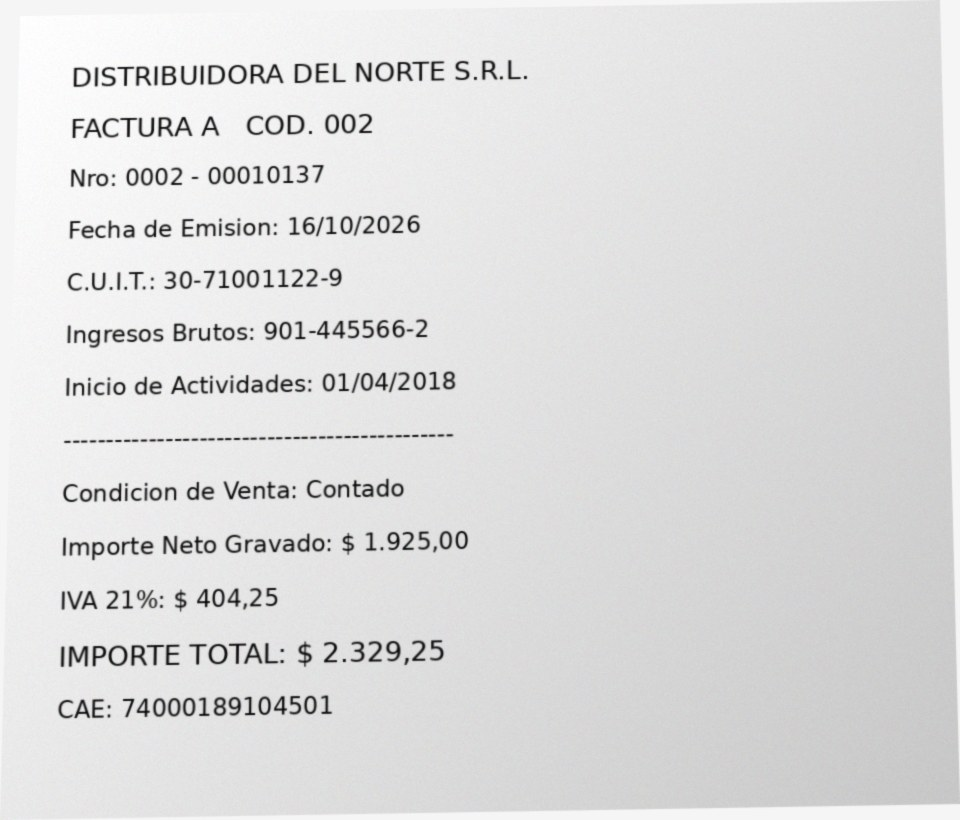
#> input picture eval/dataset/images/comprobante_001.jpg, 960 x 820 px
$ python -i preprocess.py   (imports and definitions only)
#> lines starting #> are read from the running program, lines starting #| are printed output that depends on the picture; after the words box and inside, x2 and y2 are one past the last pixel; in counts of white or black regions, pixels touching at a corner belong together
"""Preprocesado de imágenes de comprobantes para optimizar Tesseract OCR en fotos móviles."""
from __future__ import annotations

import io
from dataclasses import dataclass
from typing import Dict, Optional, Tuple

import cv2
import numpy as np
from PIL import Image, ImageOps

from app.config import MAX_IMAGE_DIMENSION, MAX_IMAGE_MB


class PreprocessError(Exception):
    """Error accionable durante la carga o preprocesado de la imagen."""


@dataclass
class PreprocessOutput:
    """Resultado del preprocesado con imagen original normalizada y variantes A, B y C."""

    original_rgb: np.ndarray
    recortada_rgb: np.ndarray
    variantes: Dict[str, np.ndarray]
    perspectiva_aplicada: bool
    angulo_deskew: float


# [63 lines left out: functions cargar_y_normalizar_imagen, _ordenar_puntos_cuadrilatero, not called in this run]


def detectar_y_recortar_documento(img_rgb: np.ndarray) -> Tuple[np.ndarray, bool]:
    """Detecta el mayor cuadrilátero tras Canny + findContours y corrige perspectiva si ocupa >= 30% del área."""
    alto, ancho = img_rgb.shape[:2]
    area_total = float(alto * ancho)
    if area_total <= 0:
        return img_rgb, False

    gris = cv2.cvtColor(img_rgb, cv2.COLOR_RGB2GRAY)
    suave = cv2.GaussianBlur(gris, (5, 5), 0)
    bordes = cv2.Canny(suave, 50, 150)
    kernel = cv2.getStructuringElement(cv2.MORPH_RECT, (5, 5))
    bordes = cv2.dilate(bordes, kernel, iterations=1)

    contornos_info = cv2.findContours(bordes, cv2.RETR_LIST, cv2.CHAIN_APPROX_SIMPLE)
    contornos = contornos_info[0] if len(contornos_info) == 2 else contornos_info[1]
    contornos = sorted(contornos, key=cv2.contourArea, reverse=True)[:10]

    mejor_cuad: Optional[np.ndarray] = None
    mejor_area = 0.0

    for c in contornos:
        area = cv2.contourArea(c)
        if area < 0.30 * area_total:
            continue
        perimetro = cv2.arcLength(c, True)
        aprox = cv2.approxPolyDP(c, 0.02 * perimetro, True)
        if len(aprox) == 4 and cv2.isContourConvex(aprox):
            if area > 0.96 * area_total:
                continue
            if area > mejor_area:
                mejor_area = area
                mejor_cuad = aprox.reshape(4, 2).astype("float32")

    if mejor_cuad is None:
        return img_rgb, False

    rect = _ordenar_puntos_cuadrilatero(mejor_cuad)
    (tl, tr, br, bl) = rect

    ancho_a = np.linalg.norm(br - bl)
    ancho_b = np.linalg.norm(tr - tl)
    max_ancho = max(int(round(max(ancho_a, ancho_b))), 100)

    alto_a = np.linalg.norm(tr - br)
    alto_b = np.linalg.norm(tl - bl)
    max_alto = max(int(round(max(alto_a, alto_b))), 100)

    dst = np.array(
        [
            [0, 0],
            [max_ancho - 1, 0],
            [max_ancho - 1, max_alto - 1],
            [0, max_alto - 1],
        ],
        dtype="float32",
    )
    matriz = cv2.getPerspectiveTransform(rect, dst)
    warped = cv2.warpPerspective(img_rgb, matriz, (max_ancho, max_alto))
    return warped, True


def aplicar_deskew(img_gris: np.ndarray) -> Tuple[np.ndarray, float]:
    """Estima ángulo de inclinación con minAreaRect sobre píxeles de texto y corrige si está entre 0.5° y 15°."""
    suave = cv2.GaussianBlur(img_gris, (3, 3), 0)
    _, bin_inv = cv2.threshold(suave, 0, 255, cv2.THRESH_BINARY_INV + cv2.THRESH_OTSU)

    kernel = cv2.getStructuringElement(cv2.MORPH_RECT, (30, 3))
    conectado = cv2.morphologyEx(bin_inv, cv2.MORPH_CLOSE, kernel)

    contornos_info = cv2.findContours(conectado, cv2.RETR_EXTERNAL, cv2.CHAIN_APPROX_SIMPLE)
    contornos = contornos_info[0] if len(contornos_info) == 2 else contornos_info[1]

    angulos_lineas = []
    for c in contornos:
        if c.shape[0] < 5:
            continue
        (_, (w, h), ang) = cv2.minAreaRect(c)
        if max(w, h) < 50 or min(w, h) < 4:
            continue
        if w < h:
            ang = ang - 90.0
        if ang < -45.0:
            ang += 90.0
        elif ang > 45.0:
            ang -= 90.0
        if max(w, h) / max(min(w, h), 1.0) >= 2.5 and abs(ang) <= 20.0:
            angulos_lineas.append(float(ang))

    if angulos_lineas:
        angulo = float(np.median(angulos_lineas))
    else:
        coords = np.column_stack(np.where(conectado > 0))
        if coords.shape[0] < 100:
            return img_gris, 0.0
        pts_xy = np.fliplr(coords).astype(np.float32)
        (_, (w, h), angulo) = cv2.minAreaRect(pts_xy)
        if w < h:
            angulo = angulo - 90.0
        if angulo < -45.0:
            angulo += 90.0
        elif angulo > 45.0:
            angulo -= 90.0

    if not (0.5 <= abs(angulo) <= 15.0):
        return img_gris, 0.0

    alto, ancho = img_gris.shape[:2]
    centro = (ancho // 2, alto // 2)
    matriz = cv2.getRotationMatrix2D(centro, angulo, 1.0)
    rotada = cv2.warpAffine(
        img_gris,
        matriz,
        (ancho, alto),
        flags=cv2.INTER_CUBIC,
        borderMode=cv2.BORDER_REPLICATE,
    )
    return rotada, float(round(angulo, 2))


def generar_variantes(img_rgb: np.ndarray) -> PreprocessOutput:
    """Ejecuta recorte de perspectiva, deskew y construye las variantes A, B y C."""
    recortada_rgb, perspectiva_aplicada = detectar_y_recortar_documento(img_rgb)
    gris_base = cv2.cvtColor(recortada_rgb, cv2.COLOR_RGB2GRAY)
    gris_deskew, angulo = aplicar_deskew(gris_base)

    # Variante A: escala de grises, CLAHE, binarización adaptativa gaussiana
    clahe = cv2.createCLAHE(clipLimit=2.0, tileGridSize=(8, 8))
    gris_clahe = clahe.apply(gris_deskew)
    variante_a = cv2.adaptiveThreshold(
        gris_clahe,
        255,
        cv2.ADAPTIVE_THRESH_GAUSSIAN_C,
        cv2.THRESH_BINARY,
        31,
        12,
    )

    # Variante B: escala de grises, desenfoque suave, umbral de Otsu
    suave_b = cv2.GaussianBlur(gris_deskew, (5, 5), 0)
    _, variante_b = cv2.threshold(suave_b, 0, 255, cv2.THRESH_BINARY + cv2.THRESH_OTSU)

    # Variante C: escala de grises sin binarizar (para papel de buena calidad)
    variante_c = gris_deskew.copy()

    return PreprocessOutput(
        original_rgb=img_rgb,
        recortada_rgb=recortada_rgb,
        variantes={"A": variante_a, "B": variante_b, "C": variante_c},
        perspectiva_aplicada=perspectiva_aplicada,
        angulo_deskew=angulo,
    )


# [5 lines left out: function preprocesar_bytes, not called in this run]

>>> import cv2
>>> picture = cv2.cvtColor(cv2.imread('../eval/dataset/images/comprobante_001.jpg'), cv2.COLOR_BGR2RGB)
>>> result = generar_variantes(picture)
#> in detectar_y_recortar_documento, `bordes = cv2.dilate(bordes, kernel, iterations=1)`:
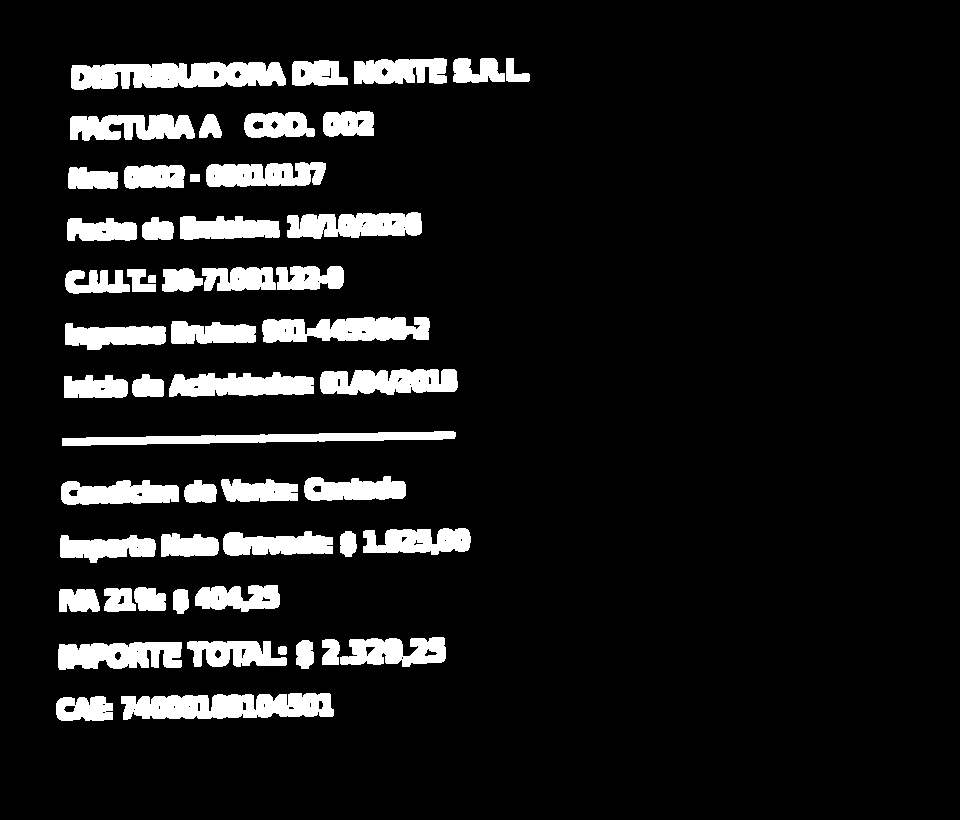
#> bordes: shape (820, 960); 10.2% white; 53 white regions
#> in detectar_y_recortar_documento, `contornos_info = cv2.findContours(bordes, cv2.RETR_LIST, cv2.CHAIN_APP..`: contornos_info = 133 contours, 46 with area under 20; largest, box (x1, y1, x2, y2) and area: (71, 62, 286, 90) 4482, (121, 693, 334, 720) 4305, (262, 317, 430, 343) 3135, (62, 431, 456, 446) 2783, (320, 369, 458, 395) 2758
#> in detectar_y_recortar_documento, `contornos = contornos_info[0] if len(contornos_info) == 2 else contorn..`: contornos has the same summary as contornos_info
#> in detectar_y_recortar_documento, `contornos = sorted(contornos, key=cv2.contourArea, reverse=True)[:10]`: contornos = 10 contours; largest, box (x1, y1, x2, y2) and area: (71, 62, 286, 90) 4482, (121, 693, 334, 720) 4305, (262, 317, 430, 343) 3135, (62, 431, 456, 446) 2783, (320, 369, 458, 395) 2758
#> the loop in detectar_y_recortar_documento, `for c in contornos:` made 10 passes
#> area on passes 1 to 8: 4481.5, 4305, 3135, 2783, 2758.5, 2732, 2616.5, 2583.5
#> after the loop in detectar_y_recortar_documento, `for c in contornos:`: mejor_area = 0
#> in generar_variantes, `recortada_rgb, perspectiva_aplicada = detectar_y_recortar_documento(im..`: perspectiva_aplicada = False
#> in aplicar_deskew, `conectado = cv2.morphologyEx(bin_inv, cv2.MORPH_CLOSE, kernel)`:
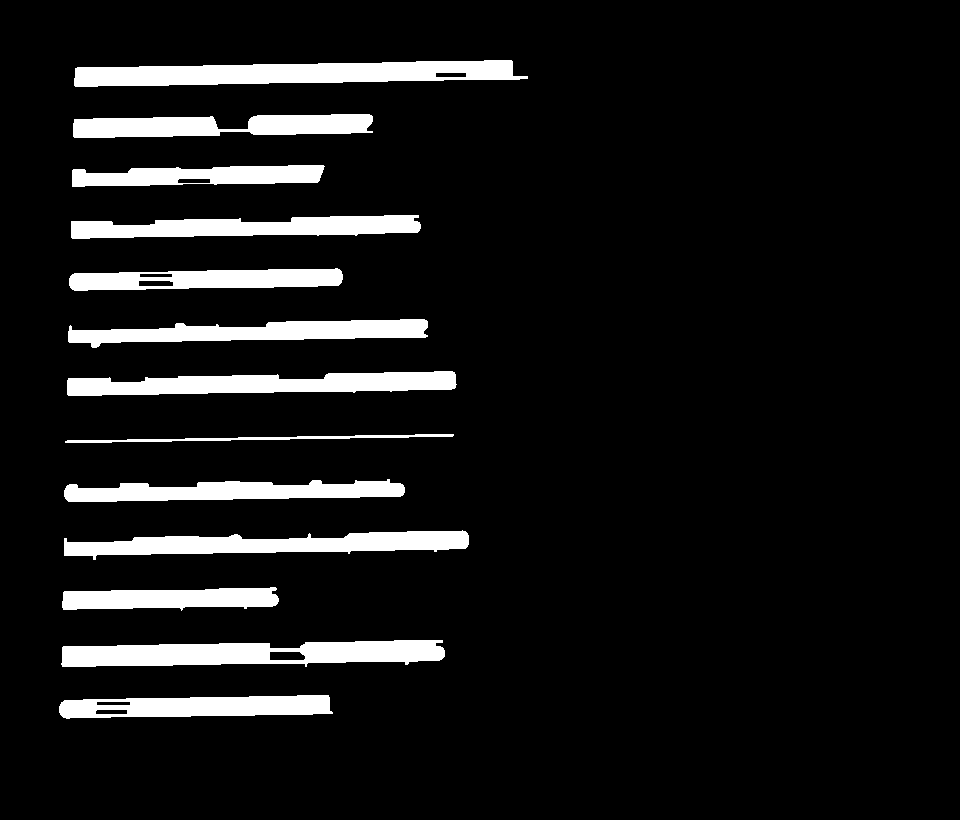
#> conectado: shape (820, 960); 8.9% white; 13 white regions
#> in aplicar_deskew, `contornos_info = cv2.findContours(conectado, cv2.RETR_EXTERNAL, cv2.CH..`: contornos_info = 13 contours; largest, box (x1, y1, x2, y2) and area: (74, 60, 528, 87) 8081, (61, 640, 445, 667) 7452, (64, 530, 469, 560) 6183, (67, 371, 457, 396) 6178, (71, 215, 421, 239) 5356
#> in aplicar_deskew, `contornos = contornos_info[0] if len(contornos_info) == 2 else contorn..`: contornos has the same summary as contornos_info
#> the loop in aplicar_deskew, `for c in contornos:` made 13 passes
#> (w, h, ang) on passes 1 to 8: (273, 19.26, -0.988), (383.2, 24.5, -0.975), (216.1, 21.32, -1.08), (404.4, 21.73, -1.34), (340.1, 18.2, -0.943), (388.1, 2.9, -0.971), (389.1, 19.52, -1.06), (359.3, 22.49, -1.08)
#> after the loop in aplicar_deskew, `for c in contornos:`: angulos_lineas = [-0.988, -0.975, -1.08, -1.34, -0.943, -1.06, -1.08, -0.924, -1.06, -0.988, -0.95, -0.979]
#> in aplicar_deskew, `angulo = float(np.median(angulos_lineas))`: angulo = -0.988
#> in aplicar_deskew, `matriz = cv2.getRotationMatrix2D(centro, angulo, 1.0)`: matriz = [[1, -0.0172, 7.14], [0.0172, 1, -8.21]]
#> in aplicar_deskew, `rotada = cv2.warpAffine( img_gris, matriz, (ancho, alto), flags=cv2.IN..`:
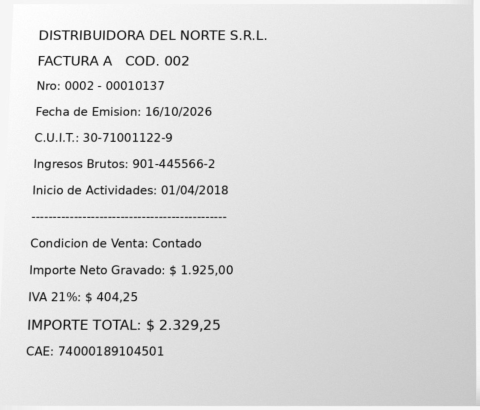
#> rotada: shape (820, 960) (shown at 1/2 size); min 6, max 255, mean 221.1
#> in generar_variantes, `gris_deskew, angulo = aplicar_deskew(gris_base)`: angulo = -0.99
#> in generar_variantes, `_, variante_b = cv2.threshold(suave_b, 0, 255, cv2.THRESH_BINARY + cv2..`:
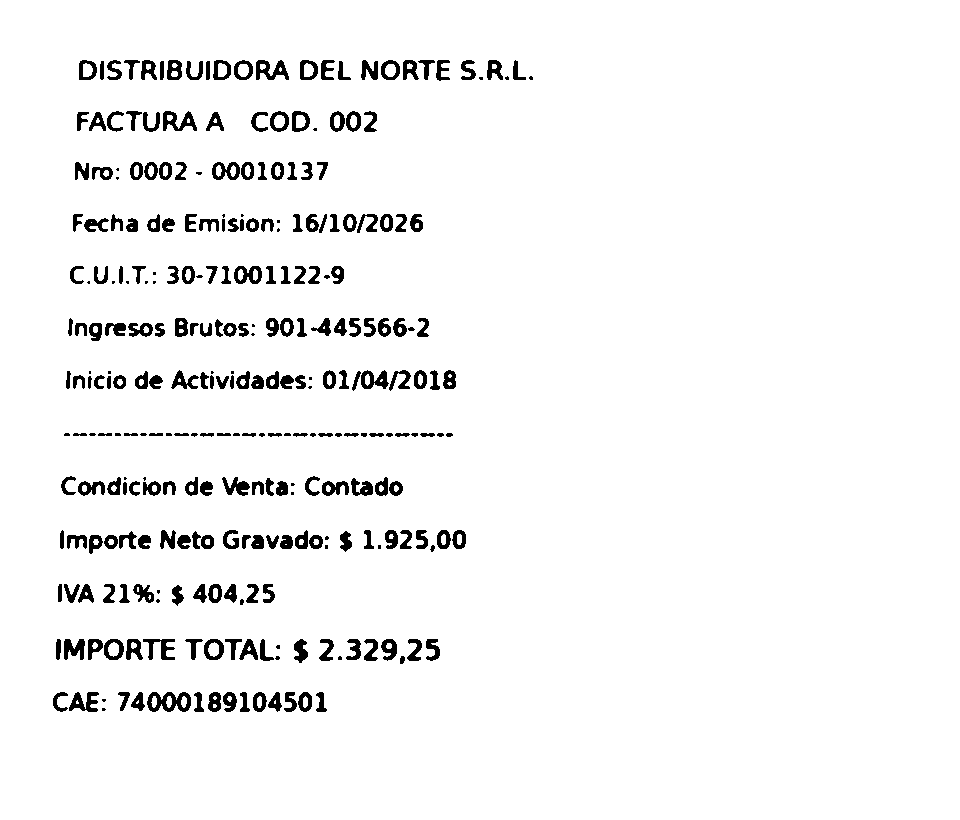
#> variante_b: shape (820, 960); 95.7% white; 295 black regions (51 under 20 px), largest, box (x1, y1, x2, y2) and area: (147, 692, 191, 712) 518, (256, 60, 289, 80) 364, (163, 111, 197, 131) 356

$ run again, on eval/dataset/images/comprobante_002.jpg
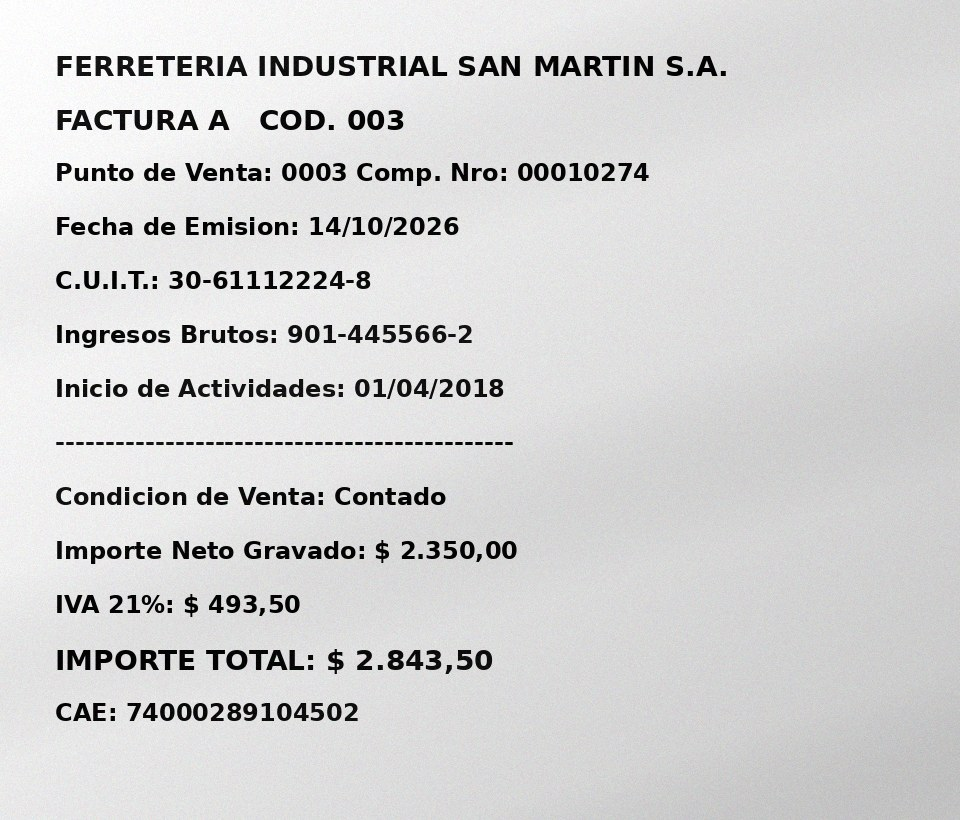
#> input picture eval/dataset/images/comprobante_002.jpg, 960 x 820 px
#> in detectar_y_recortar_documento, `bordes = cv2.dilate(bordes, kernel, iterations=1)`:
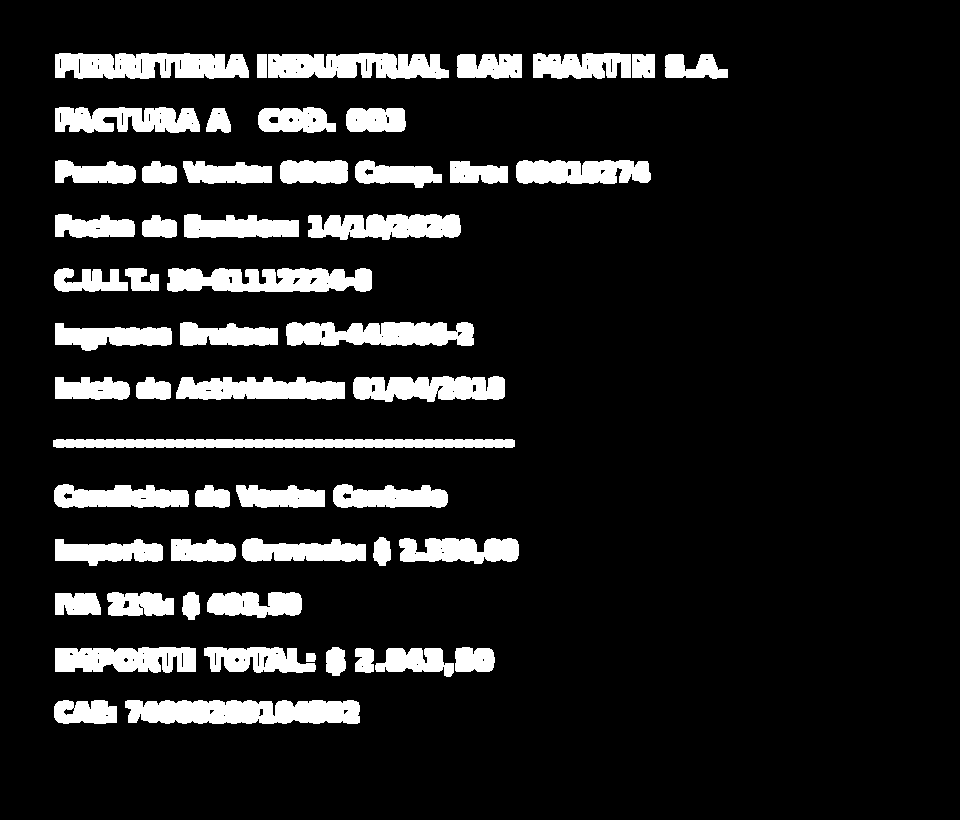
#> bordes: shape (820, 960); 12.5% white; 55 white regions
#> in detectar_y_recortar_documento, `contornos_info = cv2.findContours(bordes, cv2.RETR_LIST, cv2.CHAIN_APP..`: contornos_info = 182 contours, 101 with area under 20; largest, box (x1, y1, x2, y2) and area: (125, 700, 360, 724) 4740, (55, 53, 249, 79) 4053, (167, 268, 372, 292) 3800, (268, 53, 449, 79) 3610, (286, 322, 474, 346) 3544
#> in detectar_y_recortar_documento, `contornos = contornos_info[0] if len(contornos_info) == 2 else contorn..`: contornos has the same summary as contornos_info
#> in detectar_y_recortar_documento, `contornos = sorted(contornos, key=cv2.contourArea, reverse=True)[:10]`: contornos = 10 contours; largest, box (x1, y1, x2, y2) and area: (125, 700, 360, 724) 4740, (55, 53, 249, 79) 4053, (167, 268, 372, 292) 3800, (268, 53, 449, 79) 3610, (286, 322, 474, 346) 3544
#> the loop in detectar_y_recortar_documento, `for c in contornos:` made 10 passes
#> area on passes 1 to 8: 4740, 4053, 3800, 3609.5, 3544, 3504, 3033, 3027.5
#> after the loop in detectar_y_recortar_documento, `for c in contornos:`: mejor_area = 0
#> perspectiva_aplicada = False
#> bin_inv: shape (820, 960); 5.4% white; 350 white regions, largest, box (x1, y1, x2, y2) and area: (67, 650, 90, 670) 328, (535, 56, 558, 76) 327, (634, 56, 653, 76) 289
#> conectado: shape (820, 960); 10.9% white; 14 white regions
#> in aplicar_deskew, `contornos_info = cv2.findContours(conectado, cv2.RETR_EXTERNAL, cv2.CH..`: contornos_info = 14 contours; largest, box (x1, y1, x2, y2) and area: (59, 56, 727, 76) 12482, (58, 163, 650, 186) 8556, (58, 649, 493, 674) 8064, (58, 379, 504, 399) 6898, (58, 540, 518, 564) 6504
#> in aplicar_deskew, `contornos = contornos_info[0] if len(contornos_info) == 2 else contorn..`: contornos has the same summary as contornos_info
#> the loop in aplicar_deskew, `for c in contornos:` made 14 passes
#> (w, h, ang) on passes 1 to 8: (17, 301, -90), (24, 434, -90), (22, 242, -90), (459, 22.11, -0.177), (17, 389, -90), (2, 456, -90), (19, 445, -90), (22, 414, -90)
#> after the loop in aplicar_deskew, `for c in contornos:`: angulos_lineas = [-0.177]
#> in aplicar_deskew, `angulo = float(np.median(angulos_lineas))`: angulo = -0.177
#> in generar_variantes, `gris_deskew, angulo = aplicar_deskew(gris_base)`: angulo = 0
#> variante_a: shape (820, 960); 91.1% white; 18105 black regions (17755 under 20 px), largest, box (x1, y1, x2, y2) and area: (535, 56, 559, 76) 316, (67, 650, 91, 670) 297, (634, 56, 653, 76) 263
#> in generar_variantes, `_, variante_b = cv2.threshold(suave_b, 0, 255, cv2.THRESH_BINARY + cv2..`:
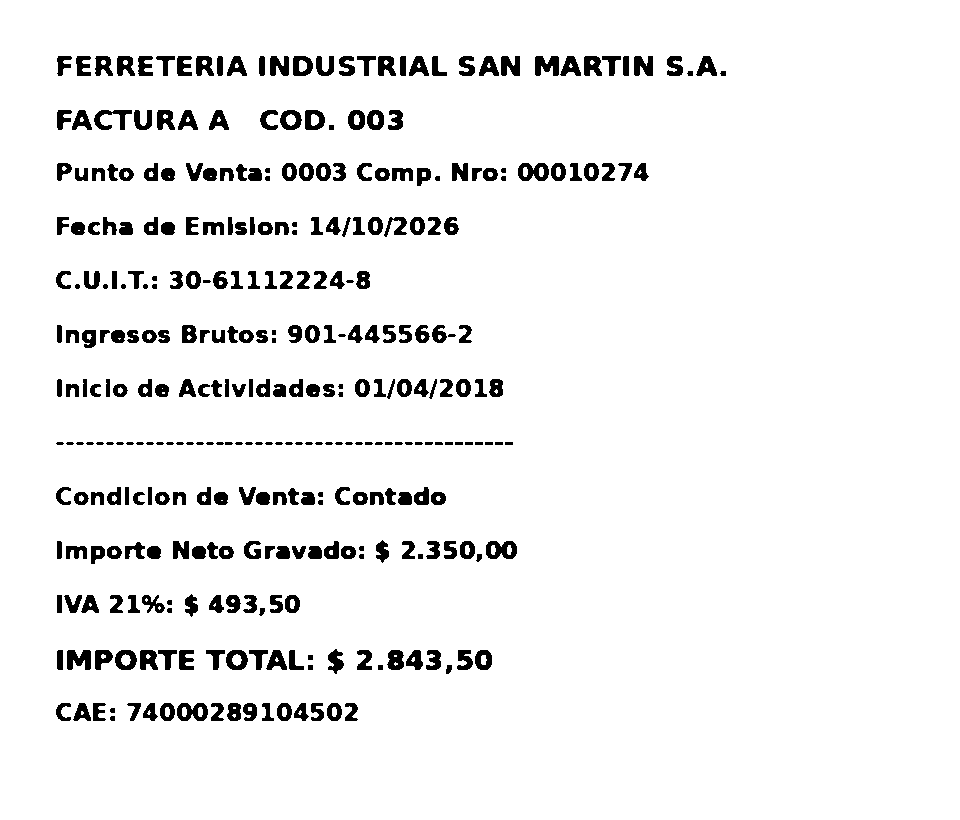
#> variante_b: shape (820, 960); 94.3% white; 343 black regions, largest, box (x1, y1, x2, y2) and area: (486, 541, 517, 559) 384, (518, 163, 549, 181) 366, (177, 703, 208, 721) 364
